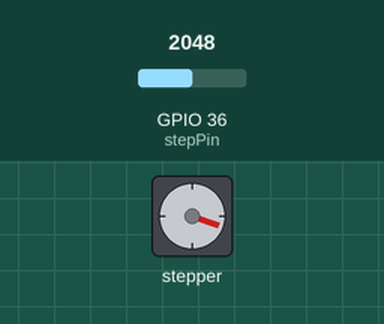
Simulated run of this sketch. Board: ESP32. Parts: stepper motor. Wiring (inferred from the names in the program): stepper motor driver (200 steps per turn assumed): step GPIO 36; direction GPIO 35. The test bench sets the inputs (shaded band); at power-on: GPIO 36 (stepPin) = 2048.

Above: at 1.2 s.
1.3 s: GPIO 36 (stepPin) set to 2866
At 1.71 s:
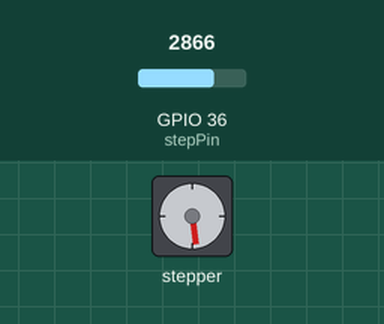
4.3 s: GPIO 36 (stepPin) set to 3603
At 4.74 s:
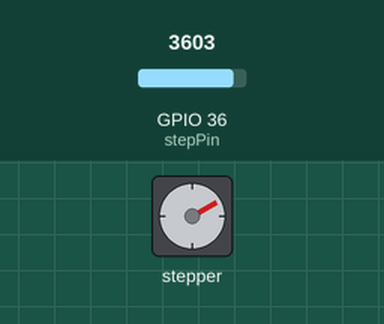
7.3 s: GPIO 36 (stepPin) set to 4095
At 7.61 s:
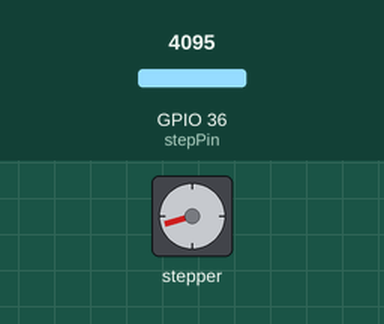
Timing chart, 0 to 16.3 s (numbered marks = the images above; inputs shaded):
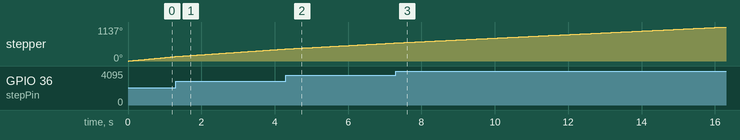

The sketch:

A4988BalCustom.ino
```cpp
// Define pin connections & motor's steps per revolution
const int dirPin = 35; //스테퍼 모터의 방향과
const int stepPin = 36; // 단계 신호를 제어하는 핀
const int stepsPerRevolution = 200; //모터의 한 번 회전할 때의 단계 수
int customDelay, customDelayMapped; // 변수 정의
void setup() {
pinMode ( stepPin, OUTPUT ) ;
pinMode ( dirPin, OUTPUT ) ;

digitalWrite ( dirPin, HIGH ) ; // 모터가 특정 방향으로 이동하도록합니다.
}
void loop() {
 customDelayMapped = speedUp () ; // 사용자 정의 speedUp 함수에서 사용자 정의 지연 값을 가져옵니다.
// 모터의 속도가 의존하는 전위차계에 따라 사용자 지정 지연으로 풀을 만듭니다.
digitalWrite ( stepPin, HIGH ) ;
delayMicroseconds ( customDelayMapped ) ;
digitalWrite ( stepPin, LOW ) ;
delayMicroseconds ( customDelayMapped ) ;
}// 전위차계를 읽는 기능
int speedUp () {
int customDelay = analogRead ( A0 ) ; // 전위차계를 읽습니다.
int newCustom = map( customDelay, 0, 1023, 300,4000 ) ; // 0에서 1023까지의 전위차계 읽기 값을 원하는 지연 값 (300에서 4000)으로 변환합니다.
return newCustom;
}
```
